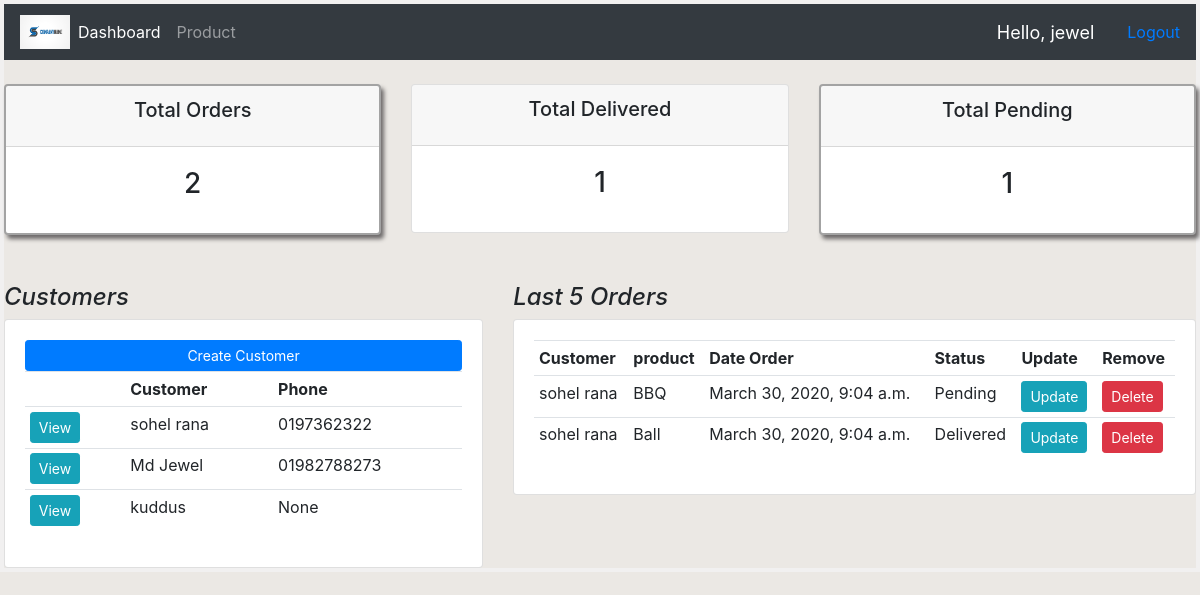
/ (signed in), run on the app's committed database.
### accounts/models.py (models this page shows)
class Customer(models.Model):
    user = models.OneToOneField(User, null=True, on_delete=models.CASCADE)
    name = models.CharField(max_length=200, null= True)
    phone = models.CharField(max_length=200, null= True)
    email = models.CharField(max_length=200, null = True)
    date_created = models.DateTimeField(auto_now_add=True)
    def __str__(self):
        return self.name

class Order(models.Model):
    STATUS = (
       ('Pending', 'Pending'),
        ('Out for Delivery', 'Out For Delivery'),
        ('Delivered',  'Delivered')
    )
    customer = models.ForeignKey(Customer, null= True, on_delete=models.SET_NULL)
    product = models.ForeignKey(Product, null = True, on_delete=models.SET_NULL)
    date_created = models.DateTimeField(auto_now_add=True, null = True)
    status = models.CharField(max_length=200, null= True, choices= STATUS)

class Product(models.Model):
    CATEGORY = (
        ('In Door', 'In Door'),
        ('Out Door', 'Out Door')
    )
    name = models.CharField(max_length=200, null= True)
    price =models.FloatField(null=True)
    category =models.CharField(max_length=200, null= True, choices= CATEGORY)
    description =models.CharField(max_length=200, null= True, blank = True)
    date_created =models.DateTimeField(auto_now_add=True, null = True)
    tag = models.ManyToManyField(Tag)
    def __str__(self):
        return self.name

### accounts/decorators.py (the view)
        def wrapper_func(request, *args, **kwargs):
            group = None
            if request.user.groups.exists():
                group = request.user.groups.all()[0].name
            if group in allowed_roles:
                return view_func(request, *args, **kwargs)
            else:
                return HttpResponse("you are not Authorized this page")

### accounts/views.py (called while the page is built)
@admin_only
@allowed_users(allowed_roles =['admin'])
def home(request):
    orders = Order.objects.all()
    customers = Customer.objects.all()
    total_order = orders.count()
    total_pending = orders.filter(status = 'Pending').count()
    delivered = orders.filter(status = 'Delivered').count()
    context= {'orders': orders, 'customers': customers, 'total_order': total_order,
    'total_pending': total_pending, 'delivered': delivered}
    return render(request, 'accounts/dashboard.html', context)

### accounts/templates/accounts/dashboard.html (shortened to what this page needs)
{% extends 'accounts/main.html' %}
{% block content %}
<br>
{% include 'accounts/status.html' %}
<br>
    <div class="row">
        <div class="col-md-5">
        <i><h4>Customers</h4></i>
            <div class="card card-body">
                <a class="btn btn-primary btn-block btn-sm" href="">Create Customer</a>
                <table class="table table-sm">
                    <tr>
                        <th></th>
                        <th>Customer</th>
                        <th>Phone</th>
                    </tr>
                        {% for i in customers %}
                            <tr>
                                <td><a class="btn btn-sm btn-info" href="{% url 'customer' i.id %}" >View</a></td>
                                <td>{{i.name}}</td>
                                 <td>{{i.phone}}</td>
                            </tr>
                        {% endfor %}
                </table>
            </div>
        </div>
        <div class="col-md-7">
            <i><h4>Last 5 Orders</h4></i>
                <div class="card card-body">
                    <table class="table table-sm">
                        <tr>
                            <th>Customer</th>
                            <th>product</th>
                            <th>Date Order</th>
                            <th>Status</th>
                            <th>Update</th>
                            <th>Remove</th>
                        </tr>
                        {% for i in orders %}
                            <tr>
                                <td>{{i.customer}}</td>
                                <td>{{i.product}}</td>
                                <td>{{i.date_created}}</td>
                                <td>{{i.status}}</td>
                                <td><a class="btn btn-sm btn-info" href ="{% url 'updateorder' i.id %}" >Update</a></td>
                                <td><a class ="btn btn-sm btn-danger" href ="{% url 'deleteorder' i.id %}" >Delete</a></td>
                            </tr>
                        {% endfor %}
                    </table>
                </div>
            </div>
    </div>
{% endblock %}

### accounts/templates/accounts/main.html (shortened to what this page needs)
{% load static %}
<!DOCTYPE html>
<html lang="en">
<head>
    <link rel="stylesheet" href="https://maxcdn.bootstrapcdn.com/bootstrap/4.0.0/css/bootstrap.min.css">
    <link rel="stylesheet" href="{% static '/css/main.css' %}">
</head>
<body>
    {% include 'accounts/navbar.html' %}
    {% block content %}
    {% endblock %}
</body>
</html>

### accounts/templates/accounts/navbar.html (shortened to what this page needs)
{% load static %}
<nav class="navbar navbar-expand-lg navbar-dark bg-dark">
    <a href="{% url 'home' %}">
    <img id="logo" height="40" width= "50" src= "{% static '/images/logo.jpg'%}" >
    </a>
      <div class="collapse navbar-collapse" id="navbarNav">
        <ul class="navbar-nav">
          {% if request.user.is_staff %}
            <li class="nav-item active">
            <a class="nav-link" href="{% url 'home' %}">Dashboard</a>
          </li>
          <li class="nav-item">
            <a class="nav-link" href="{% url 'product' %}">Product</a>
          </li>
          {% endif %}
        </ul>
      </div>
    <span class ="hello">Hello, {{request.user}}</span>
    <span><a href ={% url 'logout' %}>Logout</a> </span>
  </nav>

### accounts/templates/accounts/status.html
<div class="row">
    <div class="col-md-4 ">
        <div class="card text-center mb-4" id="total">
            <div class="card-header">
                <h5 class="card-title">Total Orders</h5>
            </div>
            <div class="card-body">
                <h3 class="card-title">{{total_order}}</h3>
            </div>
        </div>
    </div>
    <div class="col-md-4">
        <div class="card text-center mb-4 " id="">
            <div class="card-header">
                <h5 class="card-title">Total Delivered</h5>
            </div>
            <div class="card-body">
                <h3 class="card-title">{{delivered}}</h3>
            </div>
        </div>
    </div>
    <div class="col-md-4">
        <div class="card text-center mb-4" id="total_pending">
            <div class="card-header">
                <h5 class="card-title">Total Pending</h5>
            </div>
            <div class="card-body">
                <h3 class="card-title">{{total_pending}}</h3>
            </div>
        </div>
    </div>
</div>

### static/css/main.css (style rules this page uses)
img { height: 10%; }
body { border: 4px solid #f1f0f0; background-color: rgb(235, 232, 228); }
#total { background-color: rgb(255, 255, 255); border: 2px solid #a3a3a3; box-shadow: 3px 4px 4px rgb(109, 106, 106) }
#total_pending { background-color: rgb(255, 255, 255); border: 2px solid #a3a3a3; box-shadow: 3px 4px 4px rgb(109, 106, 106) }

### accounts/templates/accounts/navbar.html (style rules this page uses)
.hello { font-size: 18px; margin-right: 30px; padding: 3px; color: white; }

### data on the page
Customer: name "sohel rana", phone "0197362322"
Customer: name "Md Jewel", phone "01982788273"
Customer: name "kuddus", phone "None"
Order: customer "sohel rana", product "BBQ", date_created "March 30, 2020, 9:04 a.m.", status "Pending"
Order: customer "sohel rana", product "Ball", date_created "March 30, 2020, 9:04 a.m.", status "Delivered"

### other printed values
{{ request.user }} "jewel"
{{ total_order }} "2"
{{ delivered }} "1"
{{ total_pending }} "1"
